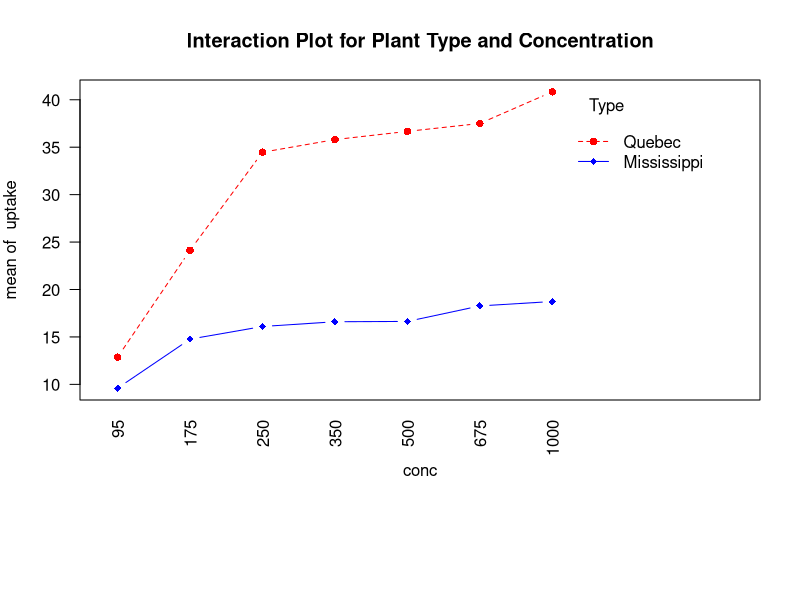
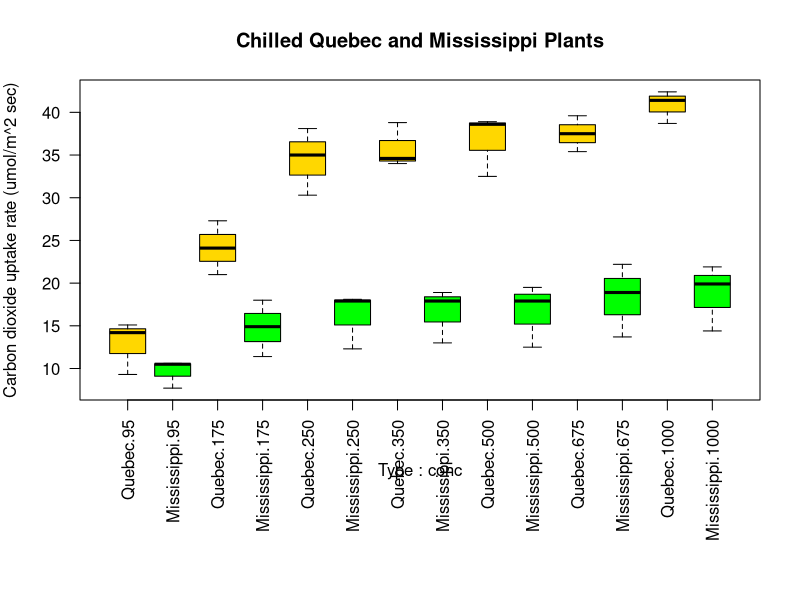

Write R code to recreate these figures, in order.
#
# R in action (2 ed.)
#

# Repeated measures ANOVA

CO2$conc <- factor(CO2$conc)
w1b1 <- subset(CO2, Treatment=='chilled')
fit <- aov(uptake ~ conc*Type + Error(Plant/(conc)), w1b1)
summary(fit)

par(las=2)
par(mar=c(10,4,4,2))

with(w1b1, interaction.plot(conc,Type,uptake, 
                            type="b", col=c("red","blue"), pch=c(16,18),
                            main="Interaction Plot for Plant Type and Concentration"))

boxplot(uptake ~ Type*conc, data=w1b1, col=(c("gold", "green")),
          main="Chilled Quebec and Mississippi Plants", 
          ylab="Carbon dioxide uptake rate (umol/m^2 sec)")
